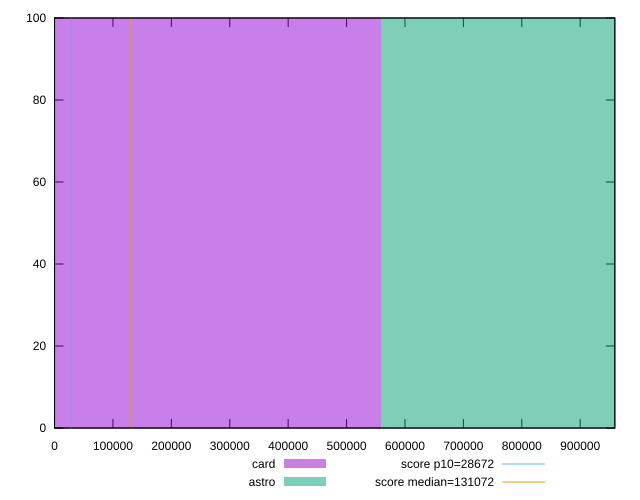

Write the gnuplot code that produced this figure.
reset

$card <<EOF
0 100
EOF

$astro <<EOF
1117432.3940392586 100
EOF

set key outside below
set boxwidth 1117432.3940392586
set xrange [0:959310.189888889]
set yrange [0:100]
set trange [0:100]
set style fill transparent solid 0.5 noborder

set parametric
set terminal svg size 640, 500 enhanced background rgb 'white'
set output "reports/report_00032_2021-02-25T10-28-15.087Z/uses-long-cache-ttl/comparison/histogram/2_vs_3.svg"

plot $card title "card" with boxes, \
     $astro title "astro" with boxes, \
     28672,t title "score p10=28672", \
     131072,t title "score median=131072"

reset
